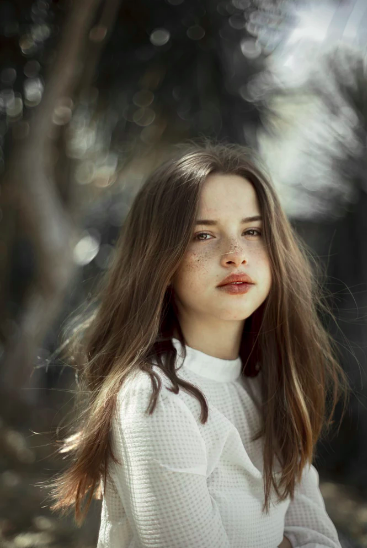
#> input picture Picture/girl.png, 367 x 548 px
$ python '25图片融合.py'
#> lines starting #> are read from the running program, lines starting #| are printed output that depends on the picture
import cv2
import numpy as np

img1 = cv2.imread('../../Picture/girl.png', 1)
#> img1 is the input picture: shape (548, 367, 3); mean B, G, R 82.6, 93.1, 98.1
imgInfo = img1.shape
#> imgInfo = (548, 367, 3)
height = imgInfo[0]
#> height = 548
width = imgInfo[1]
#> width = 367
print("img1.shape:", imgInfo)
#| img1.shape: (548, 367, 3)
img2 = cv2.imread("../../Picture/daimggirl.jpg", 1)
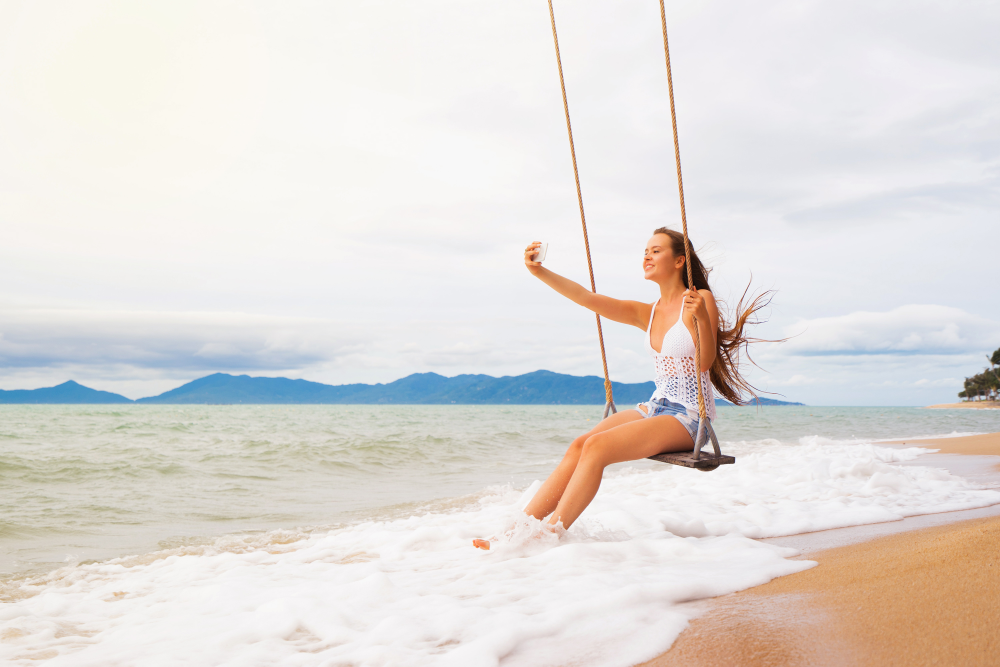
#> input picture Picture/daimggirl.jpg, 3000 x 2000 px (shown at 1/3 size)
#> img2 is the input picture: shape (2000, 3000, 3); mean B, G, R 217.8, 221.5, 226.3
img2Info = img2.shape
#> img2Info = (2000, 3000, 3)
print("img2.shape:", img2.shape)
#| img2.shape: (2000, 3000, 3)
# 将图片img2缩小一倍
img2New = cv2.resize(img2, (int(img2Info[1] / 2), int(img2Info[0] / 2)))
print("img2New.shape:", img2New.shape)
#| img2New.shape: (1000, 1500, 3)

# ROI 截取感兴趣区域
roiH = height
#> roiH = 548
roiW = width
#> roiW = 367
img0ROI = img1[0:roiH, 0:roiW]
img1ROI = img2New[200:roiH + 200, 900:roiW + 900]
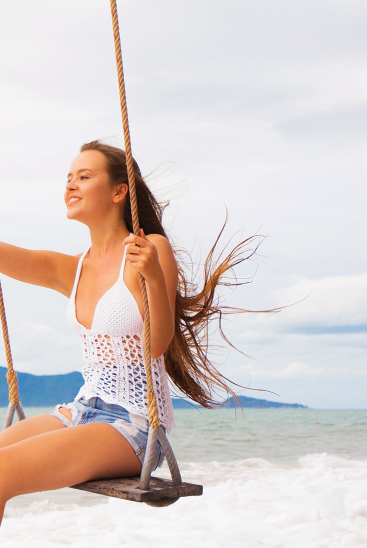
#> img1ROI: shape (548, 367, 3); mean B, G, R 203.3, 206.2, 217.1
print("img0ROI.shape:", img0ROI.shape)
#| img0ROI.shape: (548, 367, 3)
print("img1ROI.shape:", img1ROI.shape)
#| img1ROI.shape: (548, 367, 3)

# 权重运算 dst = src1*a + scr2*(1-1)
# 第一个与第三个参数分别表示两张图片的data信息
# 第二与第四个参数表示权重系数, 两张图片融合后哪一个系数值大, 哪个图片越清晰
for i in np.arange(0, 1, 0.01):
    # range不能生成float, 使用np.arange()方法;round(i, 2)保留i两位小数
    dst = cv2.addWeighted(img0ROI, round(i, 2), img1ROI, 1 - round(i, 2), 0)
    cv2.imshow("dst", dst)
    cv2.waitKey(50)
